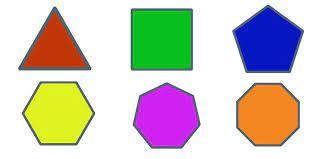
#> input picture imagens/poligonos.jpg, 318 x 159 px, given in place of the camera
$ python cv_physicalization_detector.py
#> lines starting #> are read from the running program, lines starting #| are printed output that depends on the picture; after the words box and inside, x2 and y2 are one past the last pixel; in counts of white or black regions, pixels touching at a corner belong together
import numpy as np
import pandas as pd
import cv2
from PIL import Image
import matplotlib.pyplot as plt
from matplotlib import animation

array_colors_h = [0, 0, 0, 0]
array_colors = ['r', 'g', 'b', 'y']

lower_range_r = np.array([0, 69, 59])
upper_range_r = np.array([5, 255, 255])
lower_range_g = np.array([52, 68, 66])
upper_range_g = np.array([82, 255, 255])
lower_range_b = np.array([69,45,99])
upper_range_b = np.array([179,255,255])
lower_range_y = np.array([0, 35, 109])
upper_range_y = np.array([97, 255, 255])

def plotar_grafico(colors, heights):
    df = pd.DataFrame(heights, index=colors)
    fig, ax = plt.subplots(figsize=(7, 5))
    g = ax.bar(colors, heights, width=0.5, color=array_colors)
    ax.grid()
    ax.set_title('Bar Height x Color', fontsize=20)
    ax.set_ylabel('Height (cm)', fontsize=14)
    ax.set_xlabel('Color', fontsize=14)
    ax.set_frame_on(False)
    ax.tick_params(axis='both', which='both', length=0)
    ax.bar_label(g, padding = 3)
    plt.show()

#Utilizando a câmera do smartphone e o App IP Webcan

ip = "https:/192.168.0.26:8080/video"
#ip = "https:/192.168.0.101:8080/video"

video = cv2.VideoCapture()

video.open(ip)

try:
    while(True):
        captura_ok, frame = video.read()
#> frame is the input picture: shape (159, 318, 3); mean B, G, R 190.8, 199.6, 205
        if captura_ok:

            frame = cv2.resize(frame, (300, 500))
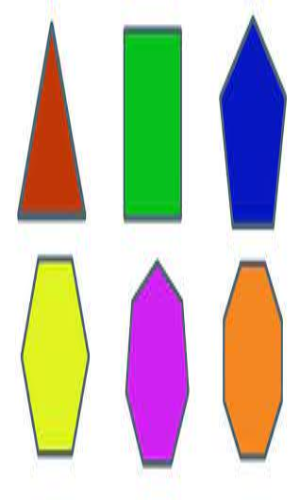
#> frame: shape (500, 300, 3); mean B, G, R 190.7, 199.6, 204.9

            hsv_frame = cv2.cvtColor(frame, cv2.COLOR_BGR2HSV)
#> hsv_frame: shape (500, 300, 3); mean H, S, V 47.9, 82.9, 233.3

            #

            mask_r = cv2.inRange(hsv_frame, lower_range_r, upper_range_r)
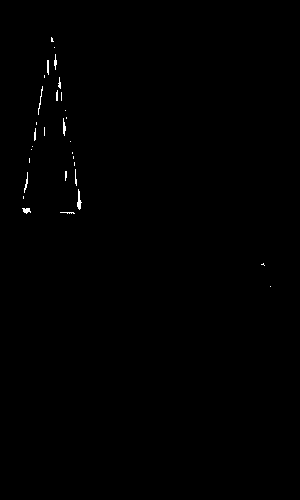
#> mask_r: shape (500, 300); 0.29% white in thin lines or dots, all inside (x1, y1, x2, y2) = (22, 37, 271, 287)

            mask_border_r = Image.fromarray(mask_r)

            bbox_r = mask_border_r.getbbox()
#> bbox_r = (22, 37, 271, 287)

            #

            mask_g = cv2.inRange(hsv_frame, lower_range_g, upper_range_g)
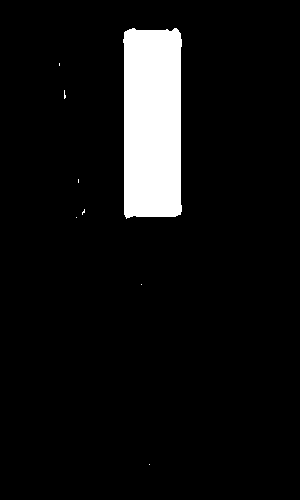
#> mask_g: shape (500, 300); 7.1% white; 8 white regions (7 under 20 px), largest, box (x1, y1, x2, y2) and area: (123, 28, 182, 219) 10678

            mask_border_g = Image.fromarray(mask_g)

            bbox_g = mask_border_g.getbbox()
#> bbox_g = (59, 28, 182, 465)

            #

            mask_b = cv2.inRange(hsv_frame, lower_range_b, upper_range_b)
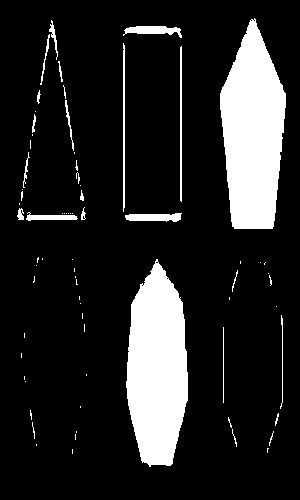
#> mask_b: shape (500, 300); 14.9% white; 73 white regions (50 under 20 px), largest, box (x1, y1, x2, y2) and area: (220, 18, 286, 229) 9917, (126, 259, 188, 467) 9622, (123, 26, 182, 38) 400

            mask_border_b = Image.fromarray(mask_b)

            bbox_b = mask_border_b.getbbox()
#> bbox_b = (17, 18, 286, 467)

            #

            mask_y = cv2.inRange(hsv_frame, lower_range_y, upper_range_y)
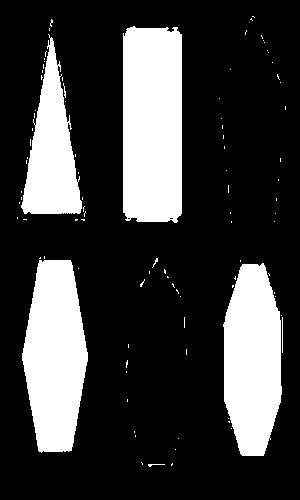
#> mask_y: shape (500, 300); 24% white; 95 white regions (89 under 20 px), largest, box (x1, y1, x2, y2) and area: (123, 26, 182, 223) 11312, (22, 260, 88, 453) 9501, (223, 263, 282, 456) 9023, (21, 34, 82, 214) 5809, (282, 317, 283, 353) 36, (148, 464, 165, 467) 23

            mask_border_y = Image.fromarray(mask_y)

            bbox_y = mask_border_y.getbbox()
#> bbox_y = (17, 16, 286, 467)

            #

            dictionary = cv2.aruco.getPredefinedDictionary(cv2.aruco.DICT_5X5_50)
            parameters = cv2.aruco.DetectorParameters()
            detector_2 = cv2.aruco.ArucoDetector(dictionary, parameters)

            corners, _, _ = detector_2.detectMarkers(frame)
#> corners = ()

            if corners:
                int_corners = np.intp(corners)
                print(int_corners)
                cv2.polylines(frame, int_corners, True, (0, 255, 0), 3)

                # Aruco Perimeter
                # A imagem capturada deve conter o QR Code para rodar
                aruco_perimeter = cv2.arcLength(corners[0],True)

                # Pixel to cm ratio
                pixel_cm_ratio = aruco_perimeter / 20

                if bbox_r is not None:
                    x1, y1, x2, y2 = bbox_r
                    frame = cv2.rectangle(frame, (x1, y1), (x2, y2), (0, 0, 255), 2)

                    w = x2 - x1
                    h = y2 - y1
                    object_width = w / pixel_cm_ratio
                    object_height = h / pixel_cm_ratio

                    array_colors_h[0] = float(object_height)

                    cv2.putText(frame, "W {} cm".format(round(object_width, 1)), (int(x1), int(y1 - 30)),
                                    cv2.FONT_HERSHEY_PLAIN, 1, (0, 0, 255), 2)
                    cv2.putText(frame, "H {} cm".format(round(object_height, 1)), (int(x1), int(y1 - 15)),
                                    cv2.FONT_HERSHEY_PLAIN, 1, (0, 0, 255), 2)

                if bbox_g is not None:
                    x1, y1, x2, y2 = bbox_g
                    frame = cv2.rectangle(frame, (x1, y1), (x2, y2), (0, 128, 0), 2)

                    w = x2 - x1
                    h = y2 - y1
                    object_width = w / pixel_cm_ratio
                    object_height = h / pixel_cm_ratio

                    array_colors_h[1] = float(object_height)

                    cv2.putText(frame, "W {} cm".format(round(object_width, 1)), (int(x1), int(y1 - 30)),
                                cv2.FONT_HERSHEY_PLAIN, 1, (0, 128, 0), 2)
                    cv2.putText(frame, "H {} cm".format(round(object_height, 1)), (int(x1), int(y1 - 15)),
                                cv2.FONT_HERSHEY_PLAIN, 1, (0, 128, 0), 2)

                if bbox_b is not None:
                    x1, y1, x2, y2 = bbox_b
                    frame = cv2.rectangle(frame, (x1, y1), (x2, y2), (255, 0, 0), 2)

                    w = x2 - x1
                    h = y2 - y1
                    object_width = w / pixel_cm_ratio
                    object_height = h / pixel_cm_ratio

                    array_colors_h[2] = float(object_height)

                    cv2.putText(frame, "W {} cm".format(round(object_width, 1)), (int(x1), int(y1 - 30)),
                                cv2.FONT_HERSHEY_PLAIN, 1, (255, 0, 0), 2)
                    cv2.putText(frame, "H {} cm".format(round(object_height, 1)), (int(x1), int(y1 - 15)),
                                cv2.FONT_HERSHEY_PLAIN, 1, (255, 0, 0), 2)

                if bbox_y is not None:
                    x1, y1, x2, y2 = bbox_y
                    frame = cv2.rectangle(frame, (x1, y1), (x2, y2), (0, 255, 255), 2)

                    w = x2 - x1
                    h = y2 - y1
                    object_width = w / pixel_cm_ratio
                    object_height = h / pixel_cm_ratio

                    array_colors_h[3] = float(object_height)

                    cv2.putText(frame, "W {} cm".format(round(object_width, 1)), (int(x1), int(y1 - 30)),
                                cv2.FONT_HERSHEY_PLAIN, 1, (0, 255, 255), 2)
                    cv2.putText(frame, "H {} cm".format(round(object_height, 1)), (int(x1), int(y1 - 15)),
                                cv2.FONT_HERSHEY_PLAIN, 1, (0, 255, 255), 2)

            cv2.imshow("Video da Webcam", frame)

            key = cv2.waitKey(1)
#> (key Esc is pressed here)
            if key == 27: #Esc
                plotar_grafico(array_colors, array_colors_h)
#> in plotar_grafico, `plt.show()`:
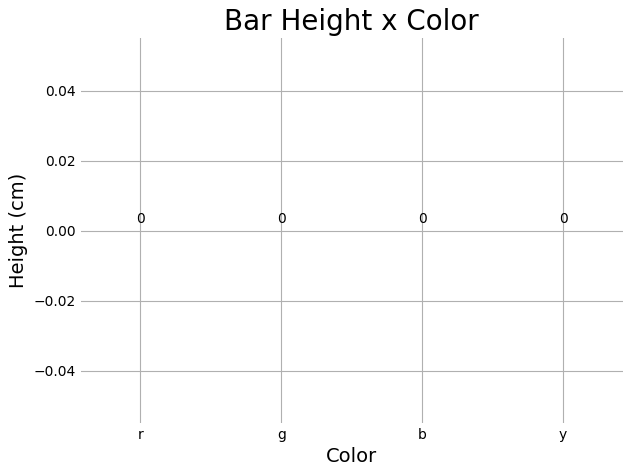
#> figure drawn by matplotlib, 1 panel
                break

except KeyboardInterrupt:
    video.release()
    cv2.destroyAllWindows()
    print("Interrompido")
